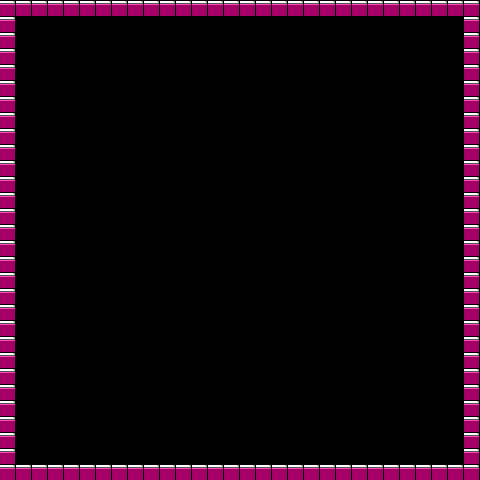

A 2D game scene composited from a Tiled map and its tileset images. What follows is a short description and the map's XML, with every tile layer's data as written:
An orthogonal 30x30 tile map with 16x16 px tiles, 2 tile layers (tiles, solid) and 1 object (spawner).

<map version="1.10" tiledversion="1.11.2" orientation="orthogonal" renderorder="right-down" width="30" height="30" tilewidth="16" tileheight="16" infinite="0" nextlayerid="4" nextobjectid="2">
 <tileset firstgid="1" source="tilesets/mario.tsx" />
 <layer id="1" name="tiles" width="30" height="30">
  <data encoding="csv">
1,1,1,1,1,1,1,1,1,1,1,1,1,1,1,1,1,1,1,1,1,1,1,1,1,1,1,1,1,1,
1,0,0,0,0,0,0,0,0,0,0,0,0,0,0,0,0,0,0,0,0,0,0,0,0,0,0,0,0,1,
1,0,0,0,0,0,0,0,0,0,0,0,0,0,0,0,0,0,0,0,0,0,0,0,0,0,0,0,0,1,
1,0,0,0,0,0,0,0,0,0,0,0,0,0,0,0,0,0,0,0,0,0,0,0,0,0,0,0,0,1,
1,0,0,0,0,0,0,0,0,0,0,0,0,0,0,0,0,0,0,0,0,0,0,0,0,0,0,0,0,1,
1,0,0,0,0,0,0,0,0,0,0,0,0,0,0,0,0,0,0,0,0,0,0,0,0,0,0,0,0,1,
1,0,0,0,0,0,0,0,0,0,0,0,0,0,0,0,0,0,0,0,0,0,0,0,0,0,0,0,0,1,
1,0,0,0,0,0,0,0,0,0,0,0,0,0,0,0,0,0,0,0,0,0,0,0,0,0,0,0,0,1,
1,0,0,0,0,0,0,0,0,0,0,0,0,0,0,0,0,0,0,0,0,0,0,0,0,0,0,0,0,1,
1,0,0,0,0,0,0,0,0,0,0,0,0,0,0,0,0,0,0,0,0,0,0,0,0,0,0,0,0,1,
1,0,0,0,0,0,0,0,0,0,0,0,0,0,0,0,0,0,0,0,0,0,0,0,0,0,0,0,0,1,
1,0,0,0,0,0,0,0,0,0,0,0,0,0,0,0,0,0,0,0,0,0,0,0,0,0,0,0,0,1,
1,0,0,0,0,0,0,0,0,0,0,0,0,0,0,0,0,0,0,0,0,0,0,0,0,0,0,0,0,1,
1,0,0,0,0,0,0,0,0,0,0,0,0,0,0,0,0,0,0,0,0,0,0,0,0,0,0,0,0,1,
1,0,0,0,0,0,0,0,0,0,0,0,0,0,0,0,0,0,0,0,0,0,0,0,0,0,0,0,0,1,
1,0,0,0,0,0,0,0,0,0,0,0,0,0,0,0,0,0,0,0,0,0,0,0,0,0,0,0,0,1,
1,0,0,0,0,0,0,0,0,0,0,0,0,0,0,0,0,0,0,0,0,0,0,0,0,0,0,0,0,1,
1,0,0,0,0,0,0,0,0,0,0,0,0,0,0,0,0,0,0,0,0,0,0,0,0,0,0,0,0,1,
1,0,0,0,0,0,0,0,0,0,0,0,0,0,0,0,0,0,0,0,0,0,0,0,0,0,0,0,0,1,
1,0,0,0,0,0,0,0,0,0,0,0,0,0,0,0,0,0,0,0,0,0,0,0,0,0,0,0,0,1,
1,0,0,0,0,0,0,0,0,0,0,0,0,0,0,0,0,0,0,0,0,0,0,0,0,0,0,0,0,1,
1,0,0,0,0,0,0,0,0,0,0,0,0,0,0,0,0,0,0,0,0,0,0,0,0,0,0,0,0,1,
1,0,0,0,0,0,0,0,0,0,0,0,0,0,0,0,0,0,0,0,0,0,0,0,0,0,0,0,0,1,
1,0,0,0,0,0,0,0,0,0,0,0,0,0,0,0,0,0,0,0,0,0,0,0,0,0,0,0,0,1,
1,0,0,0,0,0,0,0,0,0,0,0,0,0,0,0,0,0,0,0,0,0,0,0,0,0,0,0,0,1,
1,0,0,0,0,0,0,0,0,0,0,0,0,0,0,0,0,0,0,0,0,0,0,0,0,0,0,0,0,1,
1,0,0,0,0,0,0,0,0,0,0,0,0,0,0,0,0,0,0,0,0,0,0,0,0,0,0,0,0,1,
1,0,0,0,0,0,0,0,0,0,0,0,0,0,0,0,0,0,0,0,0,0,0,0,0,0,0,0,0,1,
1,0,0,0,0,0,0,0,0,0,0,0,0,0,0,0,0,0,0,0,0,0,0,0,0,0,0,0,0,1,
1,1,1,1,1,1,1,1,1,1,1,1,1,1,1,1,1,1,1,1,1,1,1,1,1,1,1,1,1,1
</data>
 </layer>
 <objectgroup id="2" name="objects">
  <object id="1" name="spawner" x="240" y="400">
   <point />
  </object>
 </objectgroup>
 <layer id="3" name="solid" width="30" height="30">
  <data encoding="csv">
672,672,672,672,672,672,672,672,672,672,672,672,672,672,672,672,672,672,672,672,672,672,672,672,672,672,672,672,672,672,
672,0,0,0,0,0,0,0,0,0,0,0,0,0,0,0,0,0,0,0,0,0,0,0,0,0,0,0,0,672,
672,0,0,0,0,0,0,0,0,0,0,0,0,0,0,0,0,0,0,0,0,0,0,0,0,0,0,0,0,672,
672,0,0,0,0,0,0,0,0,0,0,0,0,0,0,0,0,0,0,0,0,0,0,0,0,0,0,0,0,672,
672,0,0,0,0,0,0,0,0,0,0,0,0,0,0,0,0,0,0,0,0,0,0,0,0,0,0,0,0,672,
672,0,0,0,0,0,0,0,0,0,0,0,0,0,0,0,0,0,0,0,0,0,0,0,0,0,0,0,0,672,
672,0,0,0,0,0,0,0,0,0,0,0,0,0,0,0,0,0,0,0,0,0,0,0,0,0,0,0,0,672,
672,0,0,0,0,0,0,0,0,0,0,0,0,0,0,0,0,0,0,0,0,0,0,0,0,0,0,0,0,672,
672,0,0,0,0,0,0,0,0,0,0,0,0,0,0,0,0,0,0,0,0,0,0,0,0,0,0,0,0,672,
672,0,0,0,0,0,0,0,0,0,0,0,0,0,0,0,0,0,0,0,0,0,0,0,0,0,0,0,0,672,
672,0,0,0,0,0,0,0,0,0,0,0,0,0,0,0,0,0,0,0,0,0,0,0,0,0,0,0,0,672,
672,0,0,0,0,0,0,0,0,0,0,0,0,0,0,0,0,0,0,0,0,0,0,0,0,0,0,0,0,672,
672,0,0,0,0,0,0,0,0,0,0,0,0,0,0,0,0,0,0,0,0,0,0,0,0,0,0,0,0,672,
672,0,0,0,0,0,0,0,0,0,0,0,0,0,0,0,0,0,0,0,0,0,0,0,0,0,0,0,0,672,
672,0,0,0,0,0,0,0,0,0,0,0,0,0,0,0,0,0,0,0,0,0,0,0,0,0,0,0,0,672,
672,0,0,0,0,0,0,0,0,0,0,0,0,0,0,0,0,0,0,0,0,0,0,0,0,0,0,0,0,672,
672,0,0,0,0,0,0,0,0,0,0,0,0,0,0,0,0,0,0,0,0,0,0,0,0,0,0,0,0,672,
672,0,0,0,0,0,0,0,0,0,0,0,0,0,0,0,0,0,0,0,0,0,0,0,0,0,0,0,0,672,
672,0,0,0,0,0,0,0,0,0,0,0,0,0,0,0,0,0,0,0,0,0,0,0,0,0,0,0,0,672,
672,0,0,0,0,0,0,0,0,0,0,0,0,0,0,0,0,0,0,0,0,0,0,0,0,0,0,0,0,672,
672,0,0,0,0,0,0,0,0,0,0,0,0,0,0,0,0,0,0,0,0,0,0,0,0,0,0,0,0,672,
672,0,0,0,0,0,0,0,0,0,0,0,0,0,0,0,0,0,0,0,0,0,0,0,0,0,0,0,0,672,
672,0,0,0,0,0,0,0,0,0,0,0,0,0,0,0,0,0,0,0,0,0,0,0,0,0,0,0,0,672,
672,0,0,0,0,0,0,0,0,0,0,0,0,0,0,0,0,0,0,0,0,0,0,0,0,0,0,0,0,672,
672,0,0,0,0,0,0,0,0,0,0,0,0,0,0,0,0,0,0,0,0,0,0,0,0,0,0,0,0,672,
672,0,0,0,0,0,0,0,0,0,0,0,0,0,0,0,0,0,0,0,0,0,0,0,0,0,0,0,0,672,
672,0,0,0,0,0,0,0,0,0,0,0,0,0,0,0,0,0,0,0,0,0,0,0,0,0,0,0,0,672,
672,0,0,0,0,0,0,0,0,0,0,0,0,0,0,0,0,0,0,0,0,0,0,0,0,0,0,0,0,672,
672,0,0,0,0,0,0,0,0,0,0,0,0,0,0,0,0,0,0,0,0,0,0,0,0,0,0,0,0,672,
672,672,672,672,672,672,672,672,672,672,672,672,672,672,672,672,672,672,672,672,672,672,672,672,672,672,672,672,672,672
</data>
 </layer>
</map>
